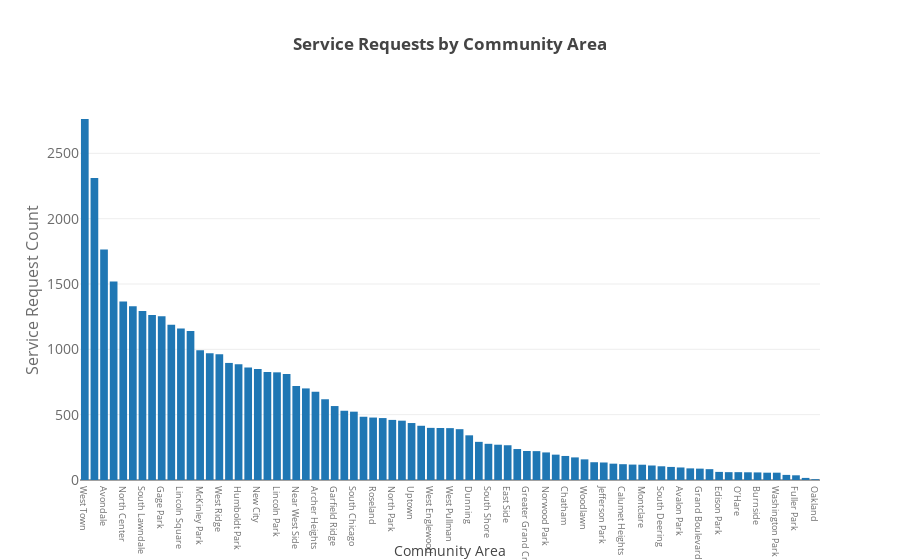

Notebook code for this chart:
### Code cell
barplot(pq('''
SELECT b.name as community,
COUNT(DISTINCT service_request_number) as Count
FROM combined_data a
JOIN community_areas b
on a.community_area = b.community_area
GROUP BY community
ORDER BY 2 DESC''', conn),
x = 'community',
y = 'Count',
xlabel = 'Community Area',
ylabel = 'Service Request Count',
title = 'Service Requests by Community Area',
xsize = 9)

### Figure 1 — Plotly figure (JSON) as saved in the notebook; plotly's stock layout.template omitted (floating-point values rounded to 4 significant figures)
{"data": [{"opacity": 1, "textposition": "outside", "type": "bar", "x": ["West Town", "Logan Square", "Avondale", "Brighton Park", "North Center", "Lake View", "South Lawndale", "Lower West Side", "Gage Park", "Irving Park", "Lincoln Square", "Belmont Cragin ", "McKinley Park", "Albany Park", "West Ridge", "Ashburn", "Humboldt Park", "West Lawn", "New City", "West Elsdon", "Lincoln Park", "Chicago Lawn", "Near West Side", "Portage Park", "Archer Heights", "Austin", "Garfield Ridge", "Loop ", "South Chicago", "Bridgeport", "Roseland", "Hermosa", "North Park", "Auburn Gresham", "Uptown", "Rogers Park", "West Englewood", "Near North Side", "West Pullman", "Edgewater", "Dunning", "Clearing", "South Shore", "Englewood", "East Side", "Washington Heights", "Greater Grand Crossing", "North Lawndale", "Norwood Park", "Armour Square", "Chatham", "Morgan Park", "Woodlawn", "West Garfield Park", "Jefferson Park", "Near South Side", "Calumet Heights", "East Garfield Park", "Montclare", "Hegewisch", "South Deering", "Forest Glen ", "Avalon Park", "Beverly", "Grand Boulevard", "Mount Greenwood", "Edison Park", "Hyde Park", "O’Hare", "Kenwood ", "Burnside", "Pullman ", "Washington Park", "Douglas", "Fuller Park ", "Riverdale", "Oakland"], "y": [2763, 2312, 1765, 1519, 1367, 1329, 1294, 1263, 1253, 1189, 1159, 1141, 993, 970, 963, 896, 885, 862, 849, 827, 824, 812, 720, 701, 676, 618, 566, 530, 523, 484, 478, 474, 460, 454, 436, 415, 399, 398, 397, 389, 342, 292, 277, 270, 266, 237, 222, 221, 211, 194, 184, 173, 158, 136, 134, 125, 121, 118, 117, 111, 105, 100, 96, 89, 87, 83, 62, 60, 60, 59, 58, 56, 56, 39, 36, 16, 6]}], "layout": {"title": "<b>Service Requests by Community Area</b><br>", "xaxis": {"tickfont": {"color": "rgb(107, 107, 107)", "size": 9}, "title": "Community Area"}, "yaxis": {"tickfont": {"color": "rgb(107, 107, 107)", "size": 14}, "title": "Service Request Count", "titlefont": {"color": "rgb(107, 107, 107)", "size": 16}}}}
